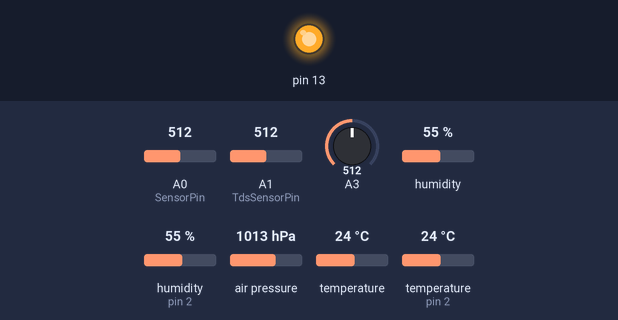
Bench run of a sketch on a simulated Arduino Uno, built with avr-gcc and run on an emulated ATmega328P. On the bench: output pins drawn as LEDs (lit = HIGH). The test bench sets the inputs (shaded band); at power-on: A0 (SensorPin) = 512, A1 (TdsSensorPin) = 512, A3 = 512, humidity 55 %, humidity (sensor on pin 2) 55 %, air pressure 1013 hPa, temperature 24 °C, temperature (sensor on pin 2) 24 °C. No radio packets arrive unless stated; what the sketch prints to the serial monitor is not drawn.

Above: at 0.5 s.
At 3.5 s:
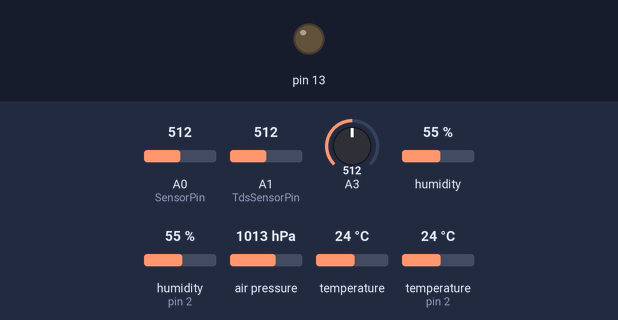
Timing chart, 0 to 7.8 s (numbered marks = the images above):
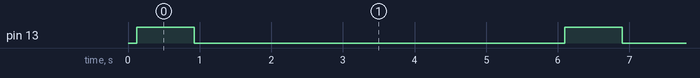

The sketch:

sensorsender.ino
```cpp
//Libraries

#include <SPI.h>
#include <LoRa.h>
#include <Wire.h>
#include <Adafruit_Sensor.h>
#include <Adafruit_BME280.h>
#include "DHT.h"
#include <math.h>

//Constants

#define TdsSensorPin A1
#define SensorPin 0          //pH meter Analog output to Arduino Analog Input 0
#define VREF 5.0             // analog reference voltage(Volt) of the ADC
#define SCOUNT  30           // sum of sample point

#define DHTPIN 2             // what pin we're connected to
#define DHTTYPE DHT22        // DHT 22  (AM2302)
DHT dht(DHTPIN, DHTTYPE);    // Initialize DHT

//Variables

int counter = 0;

//TDS Meter
int analogBuffer[SCOUNT];    // store the analog value in the array, read from ADC
int analogBufferTemp[SCOUNT];
int analogBufferIndex = 0,copyIndex = 0;
float averageVoltage = 0,tdsValue = 0,temperature = 30;

//pH sensor
unsigned long int avgValue;  //Store the average value of the sensor feedback
float phValue=(((phValue=(float)avgValue*5.0/1024/6)*3.5));
float b;
int buf[10],temp;

//BME280
Adafruit_BME280 bme;

//dht22
int chk;
float enc_humidity;  //Stores humidity value
float enc_temp; //Stores temperature value

//lightiness (open enclosure)
float lightsensor; //Resistance of grove light sensor (v1.2) in K

//ends

void setup() {

  pinMode(13,OUTPUT);

  dht.begin();

  Serial.begin(9600);
  while (!Serial);

  if (!bme.begin(0x76)) {
    Serial.println("Could not find a valid BME280 sensor, check wiring!");
    while (1);
  }

  Serial.println("LoRa Sender");

  if (!LoRa.begin(868E6)) {
    Serial.println("Starting LoRa failed!");
    while (1);
  }
}

void loop() {

  Serial.print("Sending packet: ");
  Serial.println(counter);
  //Serial.print("phing: ");
  //Serial.println(phValue,2);
  //Serial.print("phing: ");

  // send packet
  gettds();
  getph();
  getlight();
  LoRa.beginPacket();
  LoRa.print(bme.readTemperature());
  LoRa.print(",");
  LoRa.print(bme.readPressure() / 100.0F);
  LoRa.print(",");
  LoRa.print(bme.readHumidity());
  LoRa.print(",");
  LoRa.print(tdsValue);
  LoRa.print(",");
  LoRa.print(phValue);
  LoRa.print(",");
  LoRa.print(dht.readHumidity());
  LoRa.print(",");
  LoRa.print(dht.readTemperature());
  LoRa.print(",");
  LoRa.print(lightsensor,DEC);
  LoRa.print(",");
  LoRa.endPacket();

  counter++;

  delay(5000);
}


//Function things TDS, pH, Light


void gettds()
{
   static unsigned long analogSampleTimepoint = millis();
   if(millis()-analogSampleTimepoint > 40U)     //every 40 milliseconds,read the analog value from the ADC
   {
     analogSampleTimepoint = millis();
     analogBuffer[analogBufferIndex] = analogRead(TdsSensorPin);    //read the analog value and store into the buffer
     analogBufferIndex++;
     if(analogBufferIndex == SCOUNT)
         analogBufferIndex = 0;
   }
   static unsigned long printTimepoint = millis();
   if(millis()-printTimepoint > 800U)
   {
      printTimepoint = millis();
      for(copyIndex=0;copyIndex<SCOUNT;copyIndex++)
        analogBufferTemp[copyIndex]= analogBuffer[copyIndex];
      averageVoltage = getMedianNum(analogBufferTemp,SCOUNT) * (float)VREF / 1024.0; // read the analog value more stable by the median filtering algorithm, and convert to voltage value
      float compensationCoefficient=1.0+0.02*(temperature-25.0);    //temperature compensation formula: fFinalResult(25^C) = fFinalResult(current)/(1.0+0.02*(fTP-25.0));
      float compensationVolatge=averageVoltage/compensationCoefficient;  //temperature compensation
      tdsValue=(133.42*compensationVolatge*compensationVolatge*compensationVolatge - 255.86*compensationVolatge*compensationVolatge + 857.39*compensationVolatge)*0.5; //convert voltage value to tds value
      //Serial.print("voltage:");
      //Serial.print(averageVoltage,2);
      //Serial.print("V   ");
      Serial.print("TDS Value:");
      Serial.print(tdsValue,0);
      Serial.println("ppm");
   }
}
int getMedianNum(int bArray[], int iFilterLen)
{
      int bTab[iFilterLen];
      for (byte i = 0; i<iFilterLen; i++)
      bTab[i] = bArray[i];
      int i, j, bTemp;
      for (j = 0; j < iFilterLen - 1; j++)
      {
      for (i = 0; i < iFilterLen - j - 1; i++)
          {
        if (bTab[i] > bTab[i + 1])
            {
        bTemp = bTab[i];
            bTab[i] = bTab[i + 1];
        bTab[i + 1] = bTemp;
         }
      }
      }
      if ((iFilterLen & 1) > 0)
    bTemp = bTab[(iFilterLen - 1) / 2];
      else
    bTemp = (bTab[iFilterLen / 2] + bTab[iFilterLen / 2 - 1]) / 2;
      return bTemp;
}

void getph()
{
  for(int i=0;i<10;i++)       //Get 10 sample value from the sensor for smooth the value
  {
    buf[i]=analogRead(SensorPin);
    delay(10);
  }
  for(int i=0;i<9;i++)        //sort the analog from small to large
  {
    for(int j=i+1;j<10;j++)
    {
      if(buf[i]>buf[j])
      {
        temp=buf[i];
        buf[i]=buf[j];
        buf[j]=temp;
      }
    }
  }
  avgValue=0;
  for(int i=2;i<8;i++)                      //take the average value of 6 center sample
    avgValue+=buf[i];
  float phValue1=(float)avgValue*5.0/1024/6; //convert the analog into millivolt
  phValue=3.5*phValue1;                      //convert the millivolt into pH value
  Serial.print("pH:");
  Serial.print(phValue);
  Serial.println(" ");
  digitalWrite(13, HIGH);
  delay(800);
  digitalWrite(13, LOW);

}


void getlight()  {
  int sensorValue = analogRead(3);
  lightsensor=(float)(1023-sensorValue)*10/sensorValue;
}
```

Measured:
- by itself, pin 13: alternates HIGH for 0.80 s and LOW for 5.2 s
